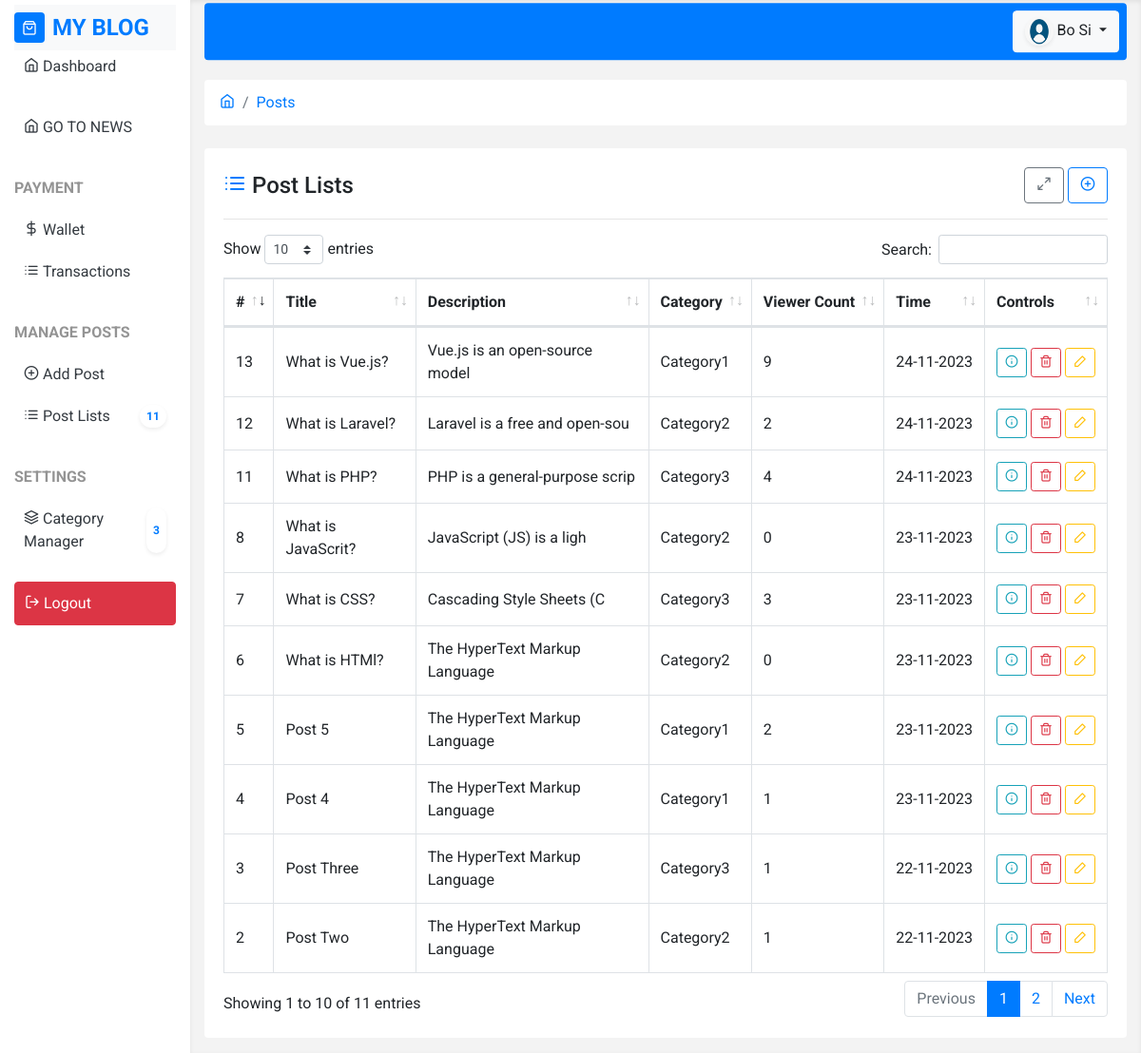
The page /post_lists.php (signed in) on the database its author committed.
### tables this page shows
CREATE TABLE `posts` (
  `id` int(11) NOT NULL,
  `title` varchar(255) NOT NULL,
  `description` text NOT NULL,
  `user_id` int(11) NOT NULL,
  `category_id` int(11) DEFAULT NULL,
  `is_publish` enum('0','1') NOT NULL DEFAULT '0',
  `ordering` int(11) DEFAULT NULL,
  `created_at` timestamp NOT NULL DEFAULT current_timestamp()
);

CREATE TABLE `categories` (
  `id` int(11) NOT NULL,
  `title` varchar(255) NOT NULL,
  `user_id` int(11) NOT NULL,
  `ordering` int(11) DEFAULT NULL,
  `created_at` timestamp NOT NULL DEFAULT current_timestamp()
);

### core/base.php (called while the page is built, shortened)
<?php
function conn()
{
    return mysqli_connect("localhost", "root", "", "blog_app");
}
$url = "http://{$_SERVER['HTTP_HOST']}/blog-app";

### core/functions.php (called while the page is built, shortened)
<?php
function shortText($text, $length = 30)
{
    if ($length <= 30) {
        return substr($text, 0, $length);
    } else {
        return substr($text, 0, $length) . "...";
    }
}
function fetch($sql)
{
    $query = mysqli_query(conn(), $sql);
    $row = mysqli_fetch_assoc($query);
    return $row;
}
function fetchAll($sql)
{
    $query = mysqli_query(conn(), $sql);
    $rows = [];
    while ($row = mysqli_fetch_assoc($query)) {
        array_push($rows, $row);
    }
    return $rows;
}
function showTime($timestamp, $format = "d-m-Y")
{
    return date($format, strtotime($timestamp));
}
function showCategory($id)
{
    $sql = "SELECT * FROM categories WHERE id='$id'";
    return fetch($sql);
}
function showAllPost()
{
    if ($_SESSION['user']['role'] == 2) {
        $current_user_id = $_SESSION['user']['id'];
        $sql = "SELECT * FROM posts WHERE user_id='$current_user_id'";
    } else {
        $sql = "SELECT * FROM posts";
    }
    return fetchAll($sql);
}
function countViewerByPost($post_id)
{
    $sql = "SELECT * FROM viewers WHERE post_id =$post_id";
    return fetchAll($sql);
}

### post_lists.php (the view, shortened to what this page needs)
<?php require_once "template/header.php"; ?>
<div class="row">
    <div class="col-12">
        <nav aria-label="breadcrumb">
            <ol class="breadcrumb bg-white mb-4">
                <li class="breadcrumb-item"><a href="dashboard.php"><i class="feather-home"></i></a></li>
                <li class="breadcrumb-item"><a href="post-lists.php">Posts</a></li>
            </ol>
        </nav>
    </div>
</div>
<div class="row">
    <div class="col-12">
        <div class="card">
            <div class="card-body">
                <div class="d-flex justify-content-between align-items-center">
                    <h4 class="mb-0">
                        <i class="feather-list text-primary"></i>
                        Post Lists
                    </h4>
                    <div class="">
                        <button class="btn btn-outline-secondary fullscreen-btn">
                            <i class="feather-maximize-2"></i>
                        </button>
                        <a href="<?php echo $url; ?>/post_add.php" class="btn btn-outline-primary">
                            <i class="feather-plus-circle"></i>
                        </a>
                    </div>
                </div>
                <hr>
                <table id="data-list" class="table table-hover mt-3 mb-0 table-bordered display" style="width:100%">
                    <thead>
                        <tr>
                            <th>#</th>
                            <th>Title</th>
                            <th>Description</th>
                            <th>Category</th>
                            <th class="text-nowrap">Viewer Count</th>
                            <th>Time</th>
                            <th>Controls</th>
                        </tr>
                    </thead>
                    <tbody>
                        <?php
                        foreach (showAllPost() as $post) {
                        ?>
                            <tr>
                                <td><?php echo $post['id']; ?></td>
                                <td><?php echo shortText($post['title']); ?></td>
                                <td><?php echo shortText(strip_tags(html_entity_decode($post['description']))); ?></td>
                                <td class="text-nowrap"><?php echo showCategory($post['category_id'])['title']; ?></td>
                                <td><?php echo count(countViewerByPost($post['id'])); ?></td>
                                <td class="text-nowrap"><?php echo showTime($post['created_at']); ?></td>
                                <td class="text-nowrap">
                                    <a href="<?php echo $url; ?>/post_detail.php?id=<?php echo $post['id']; ?>" class="btn btn-outline-info btn-sm">
                                        <i class="feather-info"></i>
                                    </a>
                                    <a href="<?php echo $url; ?>/post_delete.php?id=<?php echo $post['id']; ?>" class="btn btn-outline-danger btn-sm" onclick="return confirm('Are you sure to delete this post?')">
                                        <i class="feather-trash-2"></i>
                                    </a>
                                    <a href="<?php echo $url; ?>/post_edit.php?id=<?php echo $post['id']; ?>" class="btn btn-outline-warning btn-sm">
                                        <i class="feather-edit-2"></i>
                                    </a>
                                </td>
                            </tr>
                        <?php
                        }
                        ?>
                    </tbody>
                </table>
            </div>
        </div>
    </div>
</div>
<?php require_once "template/footer.php"; ?>

### assets/css/style.css (style rules this page uses)
* { font-family: 'Roboto', sans-serif; }
:root { --primary-soft: #f3f3f3; }
.card { border: none; }
.table tr td { vertical-align: middle !important; }

### rows shown on the page
posts: id "2", title "Post Two", description "The HyperText Markup Language", category.title "Category2", count(countViewerByPost($post['id'])) "1", created_at "22-11-2023"
posts: id "3", title "Post Three", description "The HyperText Markup Language", category.title "Category3", count(countViewerByPost($post['id'])) "1", created_at "22-11-2023"
posts: id "4", title "Post 4", description "The HyperText Markup Language", category.title "Category1", count(countViewerByPost($post['id'])) "1", created_at "23-11-2023"
posts: id "5", title "Post 5", description "The HyperText Markup Language", category.title "Category1", count(countViewerByPost($post['id'])) "2", created_at "23-11-2023"
posts: id "6", title "What is HTMl?", description "The HyperText Markup Language", category.title "Category2", count(countViewerByPost($post['id'])) "0", created_at "23-11-2023"
posts: id "7", title "What is CSS?", description "Cascading Style Sheets (C", category.title "Category3", count(countViewerByPost($post['id'])) "3", created_at "23-11-2023"
posts: id "8", title "What is JavaScrit?", description "JavaScript (JS) is a ligh", category.title "Category2", count(countViewerByPost($post['id'])) "0", created_at "23-11-2023"
posts: id "11", title "What is PHP?", description "PHP is a general-purpose scrip", category.title "Category3", count(countViewerByPost($post['id'])) "4", created_at "24-11-2023"
posts: id "12", title "What is Laravel?", description "Laravel is a free and open-sou", category.title "Category2", count(countViewerByPost($post['id'])) "2", created_at "24-11-2023"
posts: id "13", title "What is Vue.js?", description "Vue.js is an open-source model", category.title "Category1", count(countViewerByPost($post['id'])) "9", created_at "24-11-2023"

### other values the page prints
countPosts('posts') "11"
countTotal('categories') "3"
$_SESSION['user']['name'] "Bo Si"
